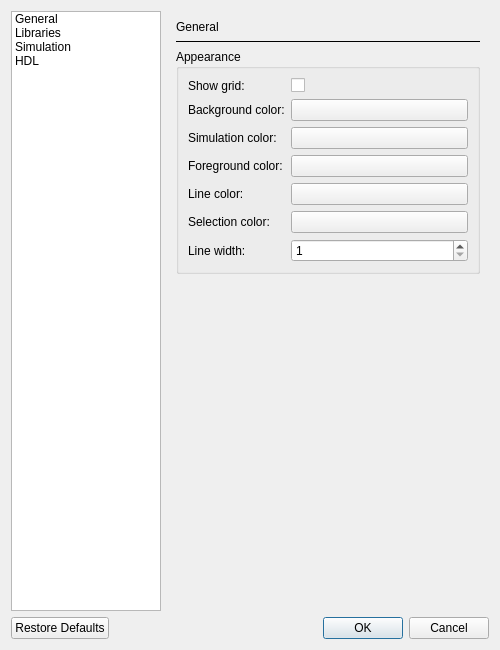
<?xml version="1.0" encoding="UTF-8"?>
<ui version="4.0">
 <class>SettingsDialog</class>
 <widget class="QDialog" name="SettingsDialog">
  <property name="geometry">
   <rect>
    <x>0</x>
    <y>0</y>
    <width>500</width>
    <height>650</height>
   </rect>
  </property>
  <property name="windowTitle">
   <string>Configure Caneda</string>
  </property>
  <layout class="QVBoxLayout" name="verticalLayout">
   <item>
    <layout class="QHBoxLayout" name="horizontalLayout">
     <item>
      <widget class="QListWidget" name="pagesList">
       <property name="maximumSize">
        <size>
         <width>150</width>
         <height>16777215</height>
        </size>
       </property>
       <property name="spacing">
        <number>4</number>
       </property>
       <item>
        <property name="text">
         <string>General</string>
        </property>
       </item>
       <item>
        <property name="text">
         <string>Libraries</string>
        </property>
       </item>
       <item>
        <property name="text">
         <string>Simulation</string>
        </property>
       </item>
       <item>
        <property name="text">
         <string>HDL</string>
        </property>
       </item>
      </widget>
     </item>
     <item>
      <widget class="QStackedWidget" name="pagesWidget">
       <property name="currentIndex">
        <number>0</number>
       </property>
       <widget class="QWidget" name="pageGeneral">
        <layout class="QVBoxLayout" name="verticalLayout_3">
         <item>
          <widget class="QLabel" name="titleLabel">
           <property name="text">
            <string>General</string>
           </property>
          </widget>
         </item>
         <item>
          <widget class="QFrame" name="frame">
           <property name="frameShape">
            <enum>QFrame::HLine</enum>
           </property>
          </widget>
         </item>
         <item>
          <widget class="QGroupBox" name="groupBox">
           <property name="title">
            <string>Appearance</string>
           </property>
           <layout class="QVBoxLayout" name="verticalLayout_2">
            <item>
             <layout class="QFormLayout" name="formLayout">
              <item row="0" column="1">
               <widget class="QCheckBox" name="checkShowGrid">
                <property name="text">
                 <string/>
                </property>
               </widget>
              </item>
              <item row="0" column="0">
               <widget class="QLabel" name="labelGrid">
                <property name="text">
                 <string>Show grid:</string>
                </property>
               </widget>
              </item>
              <item row="1" column="1">
               <widget class="QPushButton" name="buttonBackground">
                <property name="text">
                 <string/>
                </property>
               </widget>
              </item>
              <item row="2" column="1">
               <widget class="QPushButton" name="buttonSimulationBackground">
                <property name="text">
                 <string/>
                </property>
               </widget>
              </item>
              <item row="3" column="1">
               <widget class="QPushButton" name="buttonForeground">
                <property name="text">
                 <string/>
                </property>
               </widget>
              </item>
              <item row="4" column="1">
               <widget class="QPushButton" name="buttonLine">
                <property name="text">
                 <string/>
                </property>
               </widget>
              </item>
              <item row="5" column="1">
               <widget class="QPushButton" name="buttonSelection">
                <property name="text">
                 <string/>
                </property>
               </widget>
              </item>
              <item row="1" column="0">
               <widget class="QLabel" name="labelBackground">
                <property name="text">
                 <string>Background color:</string>
                </property>
               </widget>
              </item>
              <item row="2" column="0">
               <widget class="QLabel" name="labelSimulation">
                <property name="text">
                 <string>Simulation color:</string>
                </property>
               </widget>
              </item>
              <item row="3" column="0">
               <widget class="QLabel" name="labelForeground">
                <property name="text">
                 <string>Foreground color:</string>
                </property>
               </widget>
              </item>
              <item row="4" column="0">
               <widget class="QLabel" name="labelLine">
                <property name="text">
                 <string>Line color:</string>
                </property>
               </widget>
              </item>
              <item row="5" column="0">
               <widget class="QLabel" name="labelSelection">
                <property name="text">
                 <string>Selection color:</string>
                </property>
               </widget>
              </item>
              <item row="6" column="1">
               <widget class="QSpinBox" name="spinWidth">
                <property name="minimum">
                 <number>1</number>
                </property>
                <property name="maximum">
                 <number>10</number>
                </property>
               </widget>
              </item>
              <item row="6" column="0">
               <widget class="QLabel" name="labelLineWidth">
                <property name="text">
                 <string>Line width:</string>
                </property>
               </widget>
              </item>
             </layout>
            </item>
           </layout>
          </widget>
         </item>
         <item>
          <spacer name="verticalSpacer">
           <property name="orientation">
            <enum>Qt::Vertical</enum>
           </property>
           <property name="sizeHint" stdset="0">
            <size>
             <width>20</width>
             <height>271</height>
            </size>
           </property>
          </spacer>
         </item>
        </layout>
       </widget>
       <widget class="QWidget" name="pageLibraries">
        <layout class="QVBoxLayout" name="verticalLayout_13">
         <item>
          <widget class="QLabel" name="titleLabel_5">
           <property name="text">
            <string>Libraries</string>
           </property>
          </widget>
         </item>
         <item>
          <widget class="QFrame" name="frame_5">
           <property name="frameShape">
            <enum>QFrame::HLine</enum>
           </property>
          </widget>
         </item>
         <item>
          <widget class="QGroupBox" name="groupBox_6">
           <property name="title">
            <string>Schematic Libraries</string>
           </property>
           <layout class="QVBoxLayout" name="verticalLayout_11">
            <item>
             <widget class="QListWidget" name="listLibraries"/>
            </item>
            <item>
             <layout class="QHBoxLayout" name="horizontalLayout_2">
              <item>
               <widget class="QPushButton" name="buttonAddLibrary">
                <property name="text">
                 <string>Add library...</string>
                </property>
               </widget>
              </item>
              <item>
               <widget class="QPushButton" name="buttonRemoveLibrary">
                <property name="text">
                 <string>Remove library</string>
                </property>
               </widget>
              </item>
             </layout>
            </item>
           </layout>
          </widget>
         </item>
         <item>
          <widget class="QGroupBox" name="groupBox_7">
           <property name="title">
            <string>HDL Libraries</string>
           </property>
           <layout class="QVBoxLayout" name="verticalLayout_12">
            <item>
             <widget class="QListWidget" name="listHdlLibraries"/>
            </item>
            <item>
             <layout class="QHBoxLayout" name="horizontalLayout_3">
              <item>
               <widget class="QPushButton" name="buttonAddHdlLibrary">
                <property name="text">
                 <string>Add library...</string>
                </property>
               </widget>
              </item>
              <item>
               <widget class="QPushButton" name="buttonRemoveHdlLibrary">
                <property name="text">
                 <string>Remove library</string>
                </property>
               </widget>
              </item>
             </layout>
            </item>
           </layout>
          </widget>
         </item>
         <item>
          <widget class="QPushButton" name="buttonGetNewLibraries">
           <property name="text">
            <string>Get new libraries...</string>
           </property>
          </widget>
         </item>
         <item>
          <widget class="QLabel" name="labelRestartWarning">
           <property name="text">
            <string>Warning: libraries will be set upon program restart</string>
           </property>
          </widget>
         </item>
         <item>
          <spacer name="verticalSpacer_5">
           <property name="orientation">
            <enum>Qt::Vertical</enum>
           </property>
           <property name="sizeHint" stdset="0">
            <size>
             <width>20</width>
             <height>21</height>
            </size>
           </property>
          </spacer>
         </item>
        </layout>
       </widget>
       <widget class="QWidget" name="pageSimulation">
        <layout class="QVBoxLayout" name="verticalLayout_10">
         <item>
          <widget class="QLabel" name="titleLabel_4">
           <property name="text">
            <string>Simulation</string>
           </property>
          </widget>
         </item>
         <item>
          <widget class="QFrame" name="frame_4">
           <property name="frameShape">
            <enum>QFrame::HLine</enum>
           </property>
          </widget>
         </item>
         <item>
          <widget class="QGroupBox" name="groupBox_4">
           <property name="title">
            <string>Simulation Engine</string>
           </property>
           <layout class="QVBoxLayout" name="verticalLayout_8">
            <item>
             <layout class="QFormLayout" name="formLayout_4">
              <property name="fieldGrowthPolicy">
               <enum>QFormLayout::ExpandingFieldsGrow</enum>
              </property>
              <item row="0" column="0">
               <widget class="QLabel" name="labelEngine">
                <property name="text">
                 <string>Engine:</string>
                </property>
               </widget>
              </item>
              <item row="2" column="0">
               <widget class="QLabel" name="labelSimulationCommand">
                <property name="text">
                 <string>Command:</string>
                </property>
               </widget>
              </item>
              <item row="2" column="1">
               <widget class="QLineEdit" name="lineSimulationCommand"/>
              </item>
              <item row="0" column="1">
               <widget class="QRadioButton" name="radioNgspiceMode">
                <property name="text">
                 <string>Ngspice</string>
                </property>
               </widget>
              </item>
              <item row="1" column="1">
               <widget class="QRadioButton" name="radioCustomMode">
                <property name="text">
                 <string>Custom</string>
                </property>
               </widget>
              </item>
             </layout>
            </item>
           </layout>
          </widget>
         </item>
         <item>
          <widget class="QGroupBox" name="groupBox_5">
           <property name="title">
            <string>Output Data</string>
           </property>
           <layout class="QVBoxLayout" name="verticalLayout_9">
            <item>
             <layout class="QFormLayout" name="formLayout_5">
              <property name="fieldGrowthPolicy">
               <enum>QFormLayout::ExpandingFieldsGrow</enum>
              </property>
              <item row="0" column="0">
               <widget class="QLabel" name="labelOutputFormat">
                <property name="text">
                 <string>Output format:</string>
                </property>
               </widget>
              </item>
              <item row="0" column="1">
               <widget class="QRadioButton" name="radioBinaryMode">
                <property name="text">
                 <string>Binary</string>
                </property>
               </widget>
              </item>
              <item row="1" column="1">
               <widget class="QRadioButton" name="radioAsciiMode">
                <property name="text">
                 <string>Ascii</string>
                </property>
               </widget>
              </item>
             </layout>
            </item>
           </layout>
          </widget>
         </item>
         <item>
          <spacer name="verticalSpacer_4">
           <property name="orientation">
            <enum>Qt::Vertical</enum>
           </property>
           <property name="sizeHint" stdset="0">
            <size>
             <width>20</width>
             <height>160</height>
            </size>
           </property>
          </spacer>
         </item>
        </layout>
       </widget>
       <widget class="QWidget" name="pageHdl">
        <layout class="QVBoxLayout" name="verticalLayout_5">
         <item>
          <widget class="QLabel" name="titleLabel_2">
           <property name="text">
            <string>HDL</string>
           </property>
          </widget>
         </item>
         <item>
          <widget class="QFrame" name="frame_2">
           <property name="frameShape">
            <enum>QFrame::HLine</enum>
           </property>
          </widget>
         </item>
         <item>
          <widget class="QGroupBox" name="groupBox_2">
           <property name="title">
            <string>Colors for Syntax Highlighting</string>
           </property>
           <layout class="QVBoxLayout" name="verticalLayout_4">
            <item>
             <layout class="QFormLayout" name="formLayout_2">
              <property name="fieldGrowthPolicy">
               <enum>QFormLayout::ExpandingFieldsGrow</enum>
              </property>
              <item row="0" column="0">
               <widget class="QLabel" name="labelKeyword">
                <property name="text">
                 <string>Keyword:</string>
                </property>
               </widget>
              </item>
              <item row="0" column="1">
               <widget class="QPushButton" name="buttonKeyword">
                <property name="text">
                 <string/>
                </property>
               </widget>
              </item>
              <item row="1" column="0">
               <widget class="QLabel" name="labelType">
                <property name="text">
                 <string>Type:</string>
                </property>
               </widget>
              </item>
              <item row="1" column="1">
               <widget class="QPushButton" name="buttonType">
                <property name="text">
                 <string/>
                </property>
               </widget>
              </item>
              <item row="2" column="0">
               <widget class="QLabel" name="labelAttribute">
                <property name="text">
                 <string>Attribute:</string>
                </property>
               </widget>
              </item>
              <item row="2" column="1">
               <widget class="QPushButton" name="buttonAttribute">
                <property name="text">
                 <string/>
                </property>
               </widget>
              </item>
              <item row="3" column="0">
               <widget class="QLabel" name="labelBlock">
                <property name="text">
                 <string>Block:</string>
                </property>
               </widget>
              </item>
              <item row="3" column="1">
               <widget class="QPushButton" name="buttonBlock">
                <property name="text">
                 <string/>
                </property>
               </widget>
              </item>
              <item row="4" column="0">
               <widget class="QLabel" name="labelClass">
                <property name="text">
                 <string>Class:</string>
                </property>
               </widget>
              </item>
              <item row="4" column="1">
               <widget class="QPushButton" name="buttonClass">
                <property name="text">
                 <string/>
                </property>
               </widget>
              </item>
              <item row="5" column="1">
               <widget class="QPushButton" name="buttonData">
                <property name="text">
                 <string/>
                </property>
               </widget>
              </item>
              <item row="6" column="1">
               <widget class="QPushButton" name="buttonComment">
                <property name="text">
                 <string/>
                </property>
               </widget>
              </item>
              <item row="7" column="1">
               <widget class="QPushButton" name="buttonSystem">
                <property name="text">
                 <string/>
                </property>
               </widget>
              </item>
              <item row="5" column="0">
               <widget class="QLabel" name="labelData">
                <property name="text">
                 <string>Data:</string>
                </property>
               </widget>
              </item>
              <item row="6" column="0">
               <widget class="QLabel" name="labelComment">
                <property name="text">
                 <string>Comment:</string>
                </property>
               </widget>
              </item>
              <item row="7" column="0">
               <widget class="QLabel" name="labelSystem">
                <property name="text">
                 <string>System:</string>
                </property>
               </widget>
              </item>
             </layout>
            </item>
           </layout>
          </widget>
         </item>
         <item>
          <spacer name="verticalSpacer_2">
           <property name="orientation">
            <enum>Qt::Vertical</enum>
           </property>
           <property name="sizeHint" stdset="0">
            <size>
             <width>20</width>
             <height>241</height>
            </size>
           </property>
          </spacer>
         </item>
        </layout>
       </widget>
      </widget>
     </item>
    </layout>
   </item>
   <item>
    <widget class="QDialogButtonBox" name="buttons">
     <property name="orientation">
      <enum>Qt::Horizontal</enum>
     </property>
     <property name="standardButtons">
      <set>QDialogButtonBox::Cancel|QDialogButtonBox::Ok|QDialogButtonBox::RestoreDefaults</set>
     </property>
    </widget>
   </item>
  </layout>
 </widget>
 <resources/>
 <connections/>
</ui>
